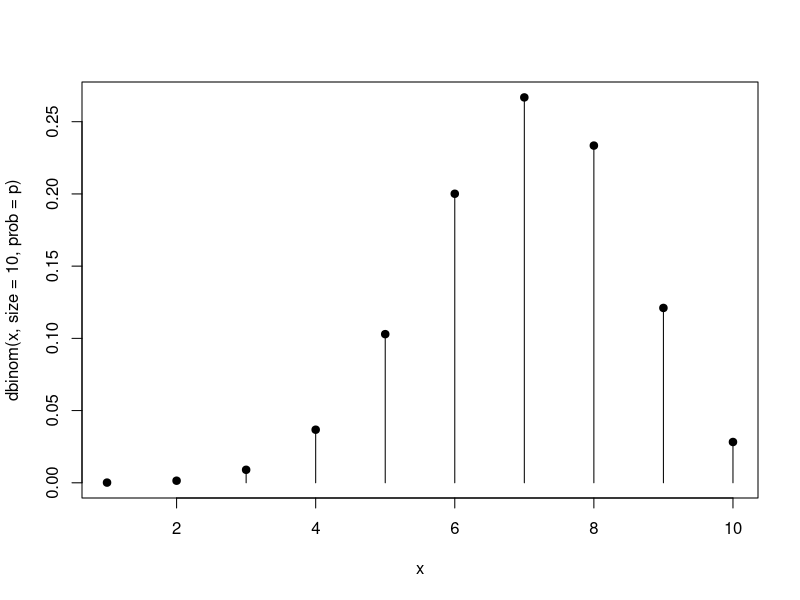
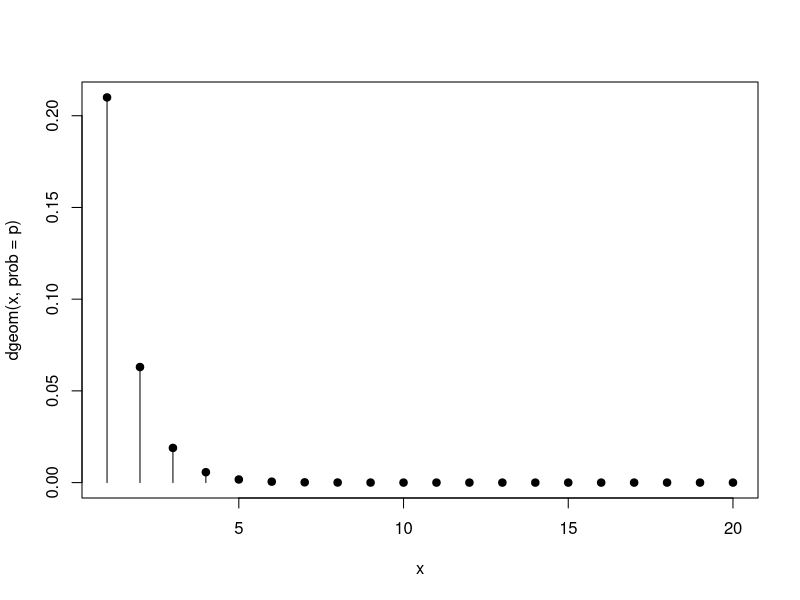
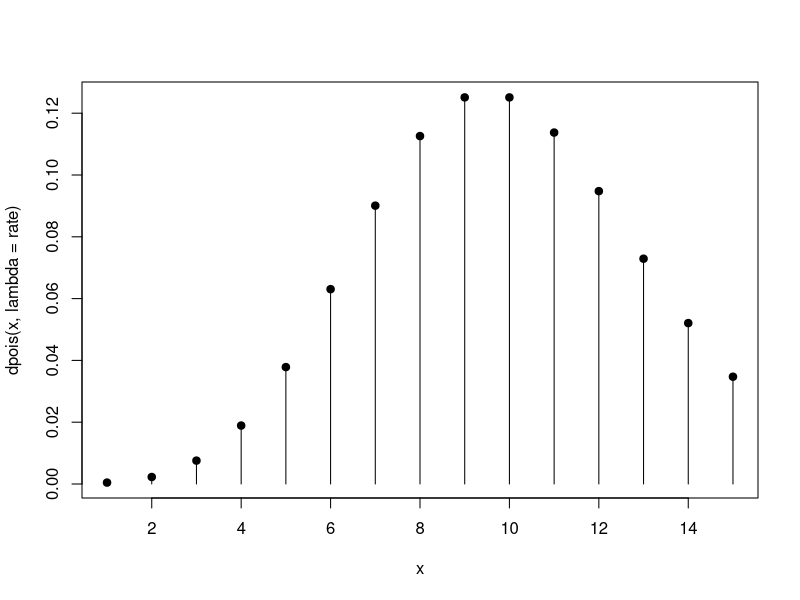

These figures' R source, in order:
# plotting pmfs

# binomial
n <- 10
p <- .7
x <- 1:10

plot(x, dbinom(x, size = 10, prob = p), type = "p", pch = 19) # plot dots
lines(x, dbinom(x, size = 10, prob = p), type = "h") # draw lines to dots

# geometric
p <- .7
x <- 1:20

plot(x, dgeom(x, prob = p), pch = 19)
lines(x, dgeom(x, prob = p), type = "h")

# poisson
x <- 1:15
rate <- 10
plot(x, dpois(x, lambda = rate), pch = 19)
lines(x, dpois(x, lambda = rate), type = "h")


